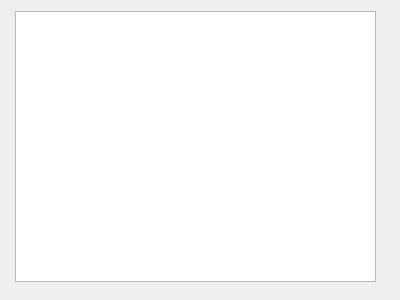
<?xml version="1.0" encoding="UTF-8"?>
<ui version="4.0">
 <class>Dialog</class>
 <widget class="QDialog" name="Dialog">
  <property name="geometry">
   <rect>
    <x>0</x>
    <y>0</y>
    <width>400</width>
    <height>300</height>
   </rect>
  </property>
  <property name="windowTitle">
   <string>Dialog</string>
  </property>
  <widget class="QTextBrowser" name="textBrowser">
   <property name="geometry">
    <rect>
     <x>15</x>
     <y>11</y>
     <width>361</width>
     <height>271</height>
    </rect>
   </property>
   <property name="styleSheet">
    <string notr="true">font: 75 16pt &quot;Agency FB&quot;;
font: 16pt &quot;Arial&quot;;
color: rgb(255, 0, 0);</string>
   </property>
  </widget>
 </widget>
 <resources/>
 <connections/>
</ui>
